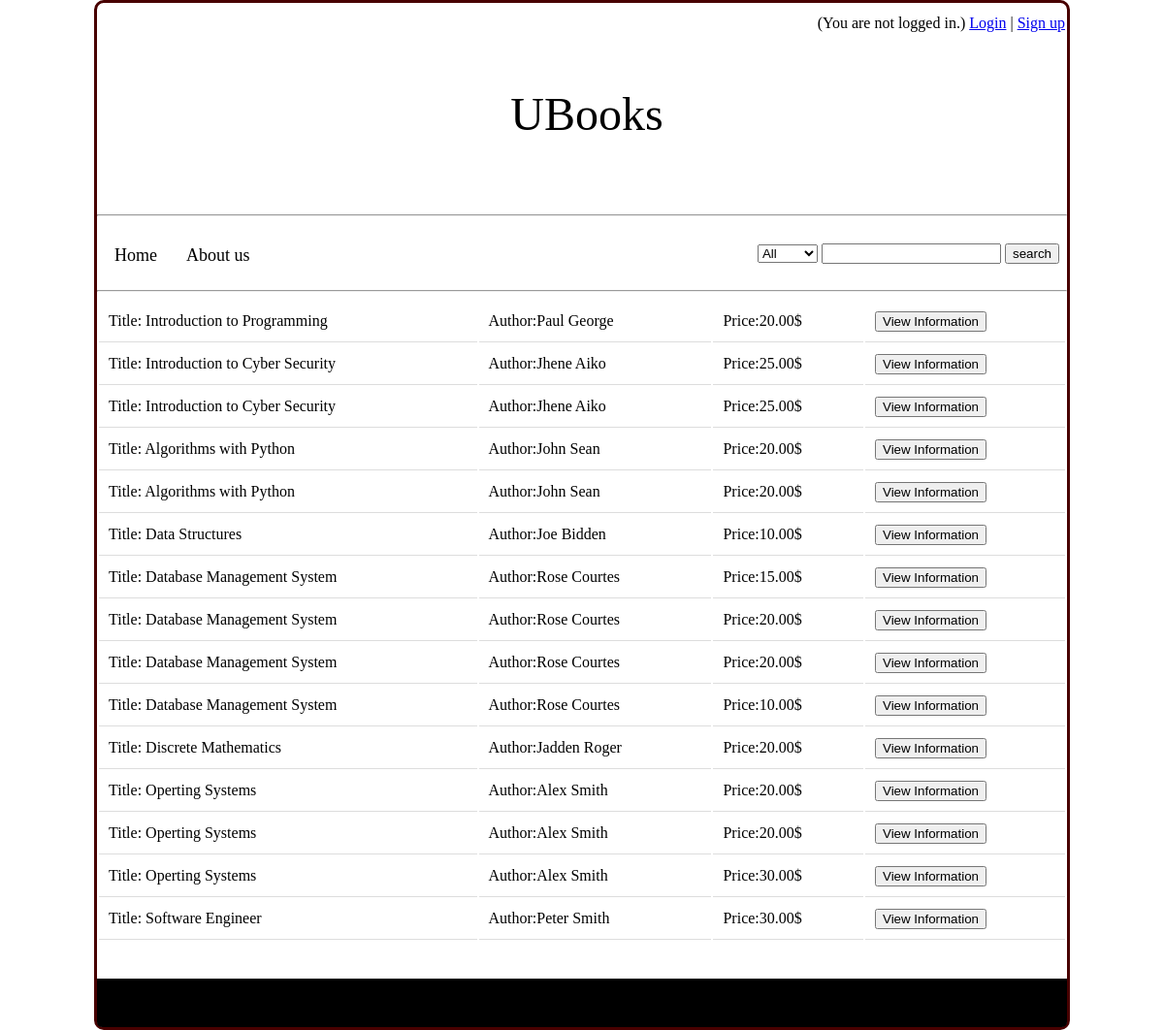
The page / on the database its author committed.
### tables this page shows
create table Products(
	product_ID varchar(5) not null,
	user_ID varchar(5) not null,
	isbn_10 varchar(10) not null,
	price float(5,2),
	pay_method char(30),
	delivery_method char(30),
	
	primary key (product_ID),
	foreign key (user_ID) references Users(user_ID),
	foreign key (isbn_10) references Books(isbn_10)
);

create table Books(
	isbn_10 varchar(10) not null,
	title char(30) not null,
    author char(30),
    publish_date date,
	edition int(2),
	subject char(15),
	
	primary key (isbn_10)
);

### PHP/search_functions.php (the view, shortened to what this page needs)
<?php
	function viewAll(){
		$mysqli = new mysqli(DB_HOST, DB_USERNAME, DB_PASSWORD, DB_DATABASE);
		 $sql = "SELECT * FROM products natural join books WHERE product_ID not in (select product_ID from orders)";
		$result = $mysqli->query($sql);
		if ($result->num_rows > 0) {
			echo '<table id="book_list2">';
			while($row = $result->fetch_assoc()) {
				$title= $row["title"];
				$author= $row["author"];
				$price= $row["price"];
				$pro_ID = $row["product_ID"];
				echo'	<tr>';
				echo'		<td>Title: '.$title.'</td>';
				echo'		<td>Author:'.$author.'</td>';
				echo'		<td>Price:'.$price.'$</td>';
				echo'		<td>					   ';
				echo'			<form action="book_information.php?p_id='.$pro_ID.'" method="post">';
				echo'				<button name="product_ID" type="submit" value="'.$pro_ID.'">View Information</button>';
				echo'			</form>';
				echo'		</td>					   ';
				echo'	</tr>';
			}
			echo'</table>';
		} else {
			echo "<p>0 results</p>";
		}
	}
?>

### index.php (shortened to what this page needs)
<!DOCTYPE >
<html>
<?php require_once('PHP/search_functions.php');?>
<link rel="stylesheet" href="style/index_style.css"/>
<body>
	<div class="main_wrapper">
		<div class="header">
			<div class="Account_header">
			<?php if (!empty($old_user)){echo '(Logged out.) ';}else{ echo '(You are not logged in.) '; }?>
			<a href="loginPage.php" >Login</a> | <a href="signUp_Page.php" >Sign up</a>
			</div>
			<h1 id="title">UBooks</h1>
		</div>
		<hr>
			<div class="menu_bar">
				<ul id="menu">
					<li><a href="index.php">Home</a></li>
					<li><a href="">About us</a></li>
				</ul>
				<div id="form">
					<form action="search_Index.php" method="post">
						<select name="searchtype">
							<option value="showAll">All</option>
						</select>
						<input name="searchterm" type="text">
						<input type="submit" value="search">
				</form>
				</div>
			</div>
		<hr>
		<div class="content_wrapper">
			<div id="content_area">
				<?php viewAll();?>
			</div>
		</div>
		<div id="footer"> </div>
	</div>
</body>
</html>

### style/index_style.css (style rules this page uses)
html, body, div, span, applet, object, iframe, h1, h2, h3, h4, h5, h6, p, blockquote, pre, a, abbr, acronym, address, big, cite, code, html, body, div, span, applet, object, iframe, h1, h2, h3, h4, h5, h6, p, blockquote, pre, a, abbr, acronym, address, big, cite, code, del, dfn, em, img, ins, kbd, q, s, samp, small, strike, strong, sub, sup, tt, var, b, u, i, center, dl, dt, dd, ol, ul, li, fieldset, form, label, legend, table, caption, tbody, tfoot, thead, tr, th, td, article, aside, canvas, details, embed, figure, figcaption, footer, header, hgroup, menu, nav, output, ruby, section, summary, time, mark, audio, video { margin: 0; padding: 0; border: 0; font-size: 100%; font: inherit; vertical-align: baseline; }
.main_wrapper { width:1000px; height:auto; margin:auto; border-radius: 10px; border:3px solid #480000; }
.header { width:1000px; height:200px; margin:auto; text-align:center; padding:5px; }
#title { padding-top:50px; }
.Account_header { text-align:right; padding:7px; }
.menu_bar { width:1000px; height:50px; padding-top:10px; }
#menu { padding:5px; margin:0; line-height:35px; float:left; }
#menu li { list-style:none; display:inline; }
#menu a { text-decoration:none; color:black; padding:8px; margin:5px; font-size:18px; }
.content_wrapper { width:1000px; height:700px; margin:auto; }
#content_area { width:1000px; }
#book_list2 { width:100%; }
#book_list2 td { text-align:left; padding:10px; border-bottom: 1px solid #ddd; }
#form { float:right; padding-right:8px; line-height:40px; }
#footer { width:1000px; height:50px; margin:auto; background:black; color:white; clear:both; text-align:center; border-bottom-right-radius: 5px; border-bottom-left-radius: 5px; }
h1 { font-size:300%; }

### rows shown on the page
products: isbn_10.title "Introduction to Programming", isbn_10.author "Paul George", price "20.00", $pro_ID 31634 (drawn)
products: isbn_10.title "Introduction to Cyber Security", isbn_10.author "Jhene Aiko", price "25.00", $pro_ID 31434 (drawn)
products: isbn_10.title "Introduction to Cyber Security", isbn_10.author "Jhene Aiko", price "25.00", $pro_ID 31464 (drawn)
products: isbn_10.title "Algorithms with Python", isbn_10.author "John Sean", price "20.00", $pro_ID 39234 (drawn)
products: isbn_10.title "Algorithms with Python", isbn_10.author "John Sean", price "20.00", $pro_ID 39244 (drawn)
products: isbn_10.title "Data Structures", isbn_10.author "Joe Bidden", price "10.00", $pro_ID 33234 (drawn)
products: isbn_10.title "Database Management System", isbn_10.author "Rose Courtes", price "15.00", $pro_ID 31334 (drawn)
products: isbn_10.title "Database Management System", isbn_10.author "Rose Courtes", price "20.00", $pro_ID 31534 (drawn)
products: isbn_10.title "Database Management System", isbn_10.author "Rose Courtes", price "20.00", $pro_ID 34234 (drawn)
products: isbn_10.title "Database Management System", isbn_10.author "Rose Courtes", price "10.00", $pro_ID 36234 (drawn)
products: isbn_10.title "Discrete Mathematics", isbn_10.author "Jadden Roger", price "20.00", $pro_ID 32734 (drawn)
products: isbn_10.title "Operting Systems", isbn_10.author "Alex Smith", price "20.00", $pro_ID 35204 (drawn)
products: isbn_10.title "Operting Systems", isbn_10.author "Alex Smith", price "20.00", $pro_ID 35234 (drawn)
products: isbn_10.title "Operting Systems", isbn_10.author "Alex Smith", price "30.00", $pro_ID 38234 (drawn)
products: isbn_10.title "Software Engineer", isbn_10.author "Peter Smith", price "30.00", $pro_ID 36214 (drawn)
